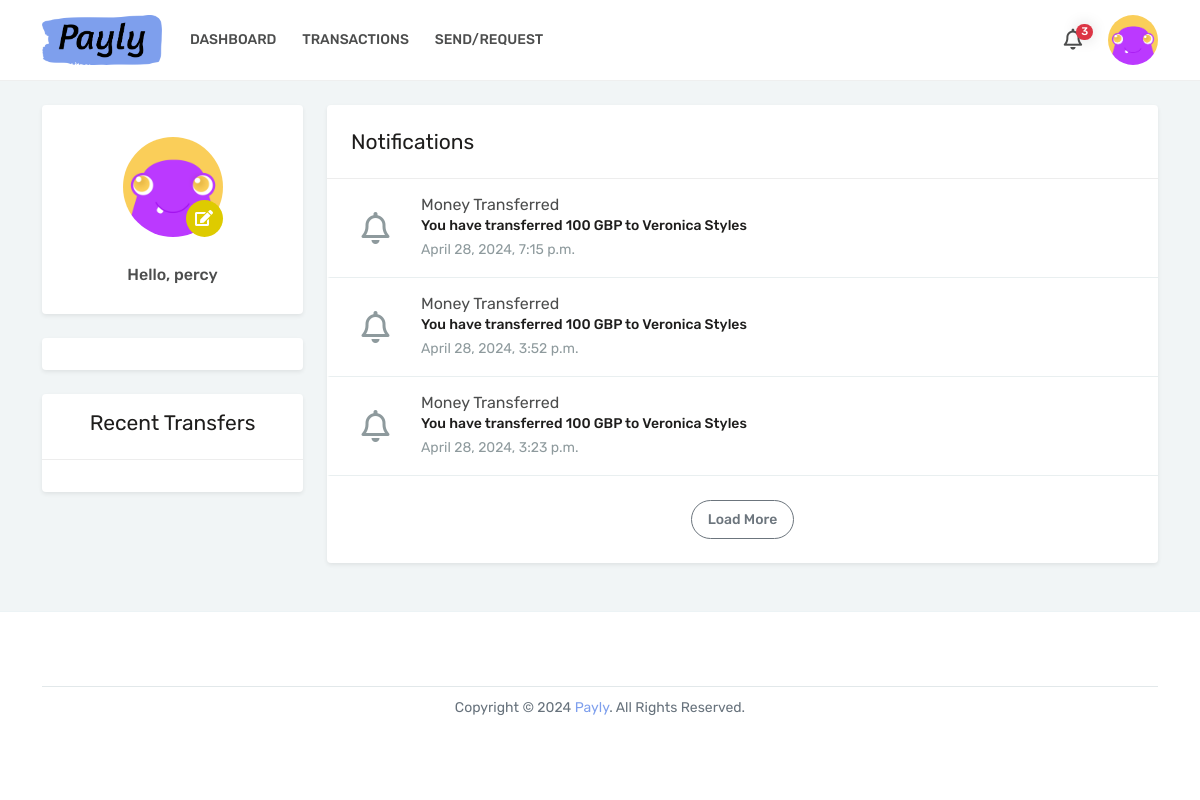
Before: /webapps2024/notification/notification/ (signed in) with the older database file.
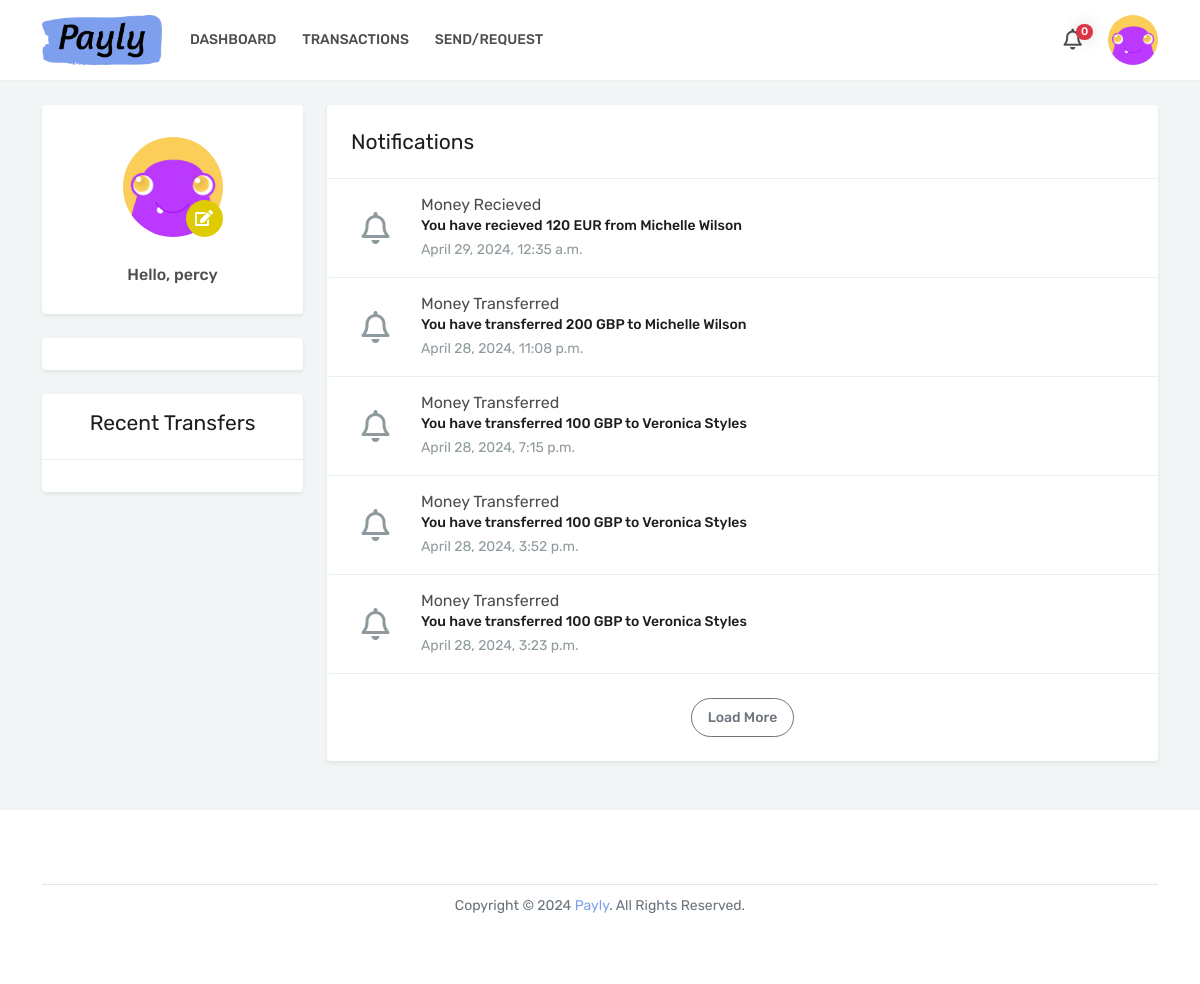
After: the same page with the newer database file.
### payapp/models.py (models this page shows, shortened)
class UserProfile(models.Model):
    user = models.OneToOneField(User, on_delete=models.CASCADE)
    profile_picture = models.ImageField(upload_to='profile', blank=True, default='profile.jpg')

### notificationapp/models.py (models this page shows, shortened)
class Notification(models.Model):
    nid = models.CharField(max_length=255)
    user = models.ForeignKey(User, on_delete=models.CASCADE, related_name='notification_user')
    type = models.CharField(max_length=10, choices=NotificationType.choices, default=NotificationType.INFO)
    datetime = models.DateTimeField(auto_now_add=False)
    seen = models.BooleanField(default=False)
    message = models.TextField(default="")
    title = models.TextField(default="")
    notification_count = models.IntegerField(default=0)

### notificationapp/views.py (the view)
# urls.py: path('notification/', views.notification, name='notification'),
@login_required(login_url='login')
def notification(request):
    user = request.user
    notifications = get_user_notifications(user.id, limit=10)
    context = {
        'notifications': notifications.all(),
    }
    return render(request, 'notificationapp/layout/notification-detail.html', context)

### notificationapp/context_processors.py (called while the page is built)
def get_notifications(request):
    notification_count = None
    if request.user.is_authenticated:
        user = request.user
        notification_count = Notification.objects.filter(user=user, seen=False).count()
        return {'notification_count': notification_count}
    else:
        return{'notification_count': notification_count}

### notificationapp/core/notifications.py (called while the page is built)
def get_user_notifications(userid: int, limit=100):
    limit = limit or 100
    notifications = Notification.objects.filter(
        Q(user_id__exact=userid)
    ).order_by('-datetime')[:limit]
    return notifications.all()

### payapp/context_processors.py (called while the page is built)
def get_profile_picture(request):
    if request.user.is_authenticated:
        user_profile = UserProfile.objects.get(user=request.user)
        return {'user_profile': user_profile}
    else:
        return {'user_profile': None}

### templates/notificationapp/layout/notification-detail.html (shortened to what this page needs)
{% extends 'main/layout/base.html' %}
{% load static %}
{% block content %}
<div id="content" class="py-4">
    <div class="container">
        <div class="row">
            {% include 'main/layout/sidebar.html' with user_profile=user_profile %}
            <div class="col-lg-9" >
                <div class="bg-white shadow-sm rounded py-4 mb-4">
                    <h3 class="text-5 fw-400 px-4 mb-4">Notifications</h3>
                    <hr class="mb-0">
                    <div class="notifications-list">
                        {% for notif in notifications %}
                        <div class="notifications-item px-4 py-3">
                            <div class="row align-items-center flex-row">
                                <div class="col-2 col-sm-1 text-center text-8 icon-bell"><i class="far fa-bell"></i></div>
                                <div class="col col-sm-10">
                                    <h4 class="text-3 mb-1">{{notif.title}}</h4>
                                    <h5 class="text-2 mb-1">{{notif.message}}</h5>
                                    <span class="text-muted">{{notif.datetime}}</span> </div>
                            </div>
                        </div>
                        {% endfor %}
                        <div class="text-center mt-4"> <a class="btn btn-sm btn-outline-secondary shadow-none" href="#">Load More</a> </div>
                    </div>
                </div>
            </div>
        </div>
    </div>
</div>
{% endblock %}

### templates/main/layout/base.html (shortened to what this page needs)
<!DOCTYPE html>
{% load static %}
<html lang="en">
<head>
  <link rel="stylesheet" href="https://cdnjs.cloudflare.com/ajax/libs/currency-flags/1.3.0/currency-flags.min.css" />
  <link rel="stylesheet" type="text/css" href="{% static 'css/bootstrap.min.css' %}" />
  <link rel="stylesheet" type="text/css" href="{% static 'css/all.min.css' %}" />
  <link rel="stylesheet" type="text/css" href="{% static 'css/bootstrap-select.min.css' %}" />
  <link rel="stylesheet" type="text/css" href="{% static 'css/daterangepicker.css' %}" />
  <link rel="stylesheet" type="text/css" href="{% static 'css/style.css' %}" />
  <link rel="stylesheet" href="{% static 'css/common.css' %}">
  <link rel="stylesheet" href="{% static 'css/main.css' %}">
</head>
<body>
<div id="main-wrapper">
  <header id="header">
    <div class="container">
      {% include 'main/layout/navbar.html' %}
    </div>
  </header>
  {% block content %}
  {% endblock %}
  <footer id="footer">
    <div class="container">
      <div class="footer-copyright pt-3 pt-lg-2 mt-2">
        <div class="row">
          <div class="col-lg">
            <p class="text-center mb-2 mb-lg-0">Copyright &copy; 2024 <a href="#">Payly</a>. All Rights Reserved.</p>
          </div>
        </div>
      </div>
    </div>
  </footer>
</div>
</body>
</html>

### templates/main/layout/navbar.html (shortened to what this page needs)
{% load static %}
{% block navbar %}
<div class="header-row">
  <div class="header-column justify-content-start">
    <div class="logo me-3"> <a class="d-flex" href="#" title="Payly"><img src="{% static 'img/logo.png'%}" width="120" height="50" alt="Payly" /></a> </div>
    <nav class="primary-menu navbar navbar-expand-lg">
      <div id="header-nav" class="collapse navbar-collapse">
        {% with request.resolver_match.view_name as current_view %}
        <ul class="navbar-nav me-auto">
          <li {% if current_view == 'dashboard' %}class="active"{% endif %}>
          <a href="{% url 'dashboard' %}">Dashboard</a>
          </li>
          <li {% if current_view == 'transaction' %}class="active"{% endif %}>
          <a href="{% url 'transaction' %}">Transactions</a>
          </li>
          <li {% if current_view == 'send-money' %}class="active"{% endif %}>
          <a href="{% url 'send-money'%}">Send/Request</a>
          </li>
        </ul>
        {% endwith %}
      </div>
    </nav>
  </div>
  <div class="header-column justify-content-end">
    <nav class="login-signup navbar navbar-expand">
      <ul class="navbar-nav">
        <li class="dropdown notifications"> <a class="dropdown-toggle" href="#"><span class="text-5"><i class="far fa-bell"></i></span><span class="count">{{ notification_count }}</span></a>
        </li>
        <li class="dropdown profile ms-2"> <a class="px-0 dropdown-toggle" href="#"><img class="rounded-circle-navbar" src="{{ user_profile.profile_picture.url }}" alt=""></a>
        </li>
      </ul>
    </nav>
  </div>
</div>
{% endblock %}

### templates/main/layout/sidebar.html (shortened to what this page needs)
{% load static %}
{% load crispy_forms_tags %}
<aside class="col-lg-3">
    <div class="bg-white shadow-sm rounded text-center p-3 mb-4">
        <div class="profile-thumb mt-3 mb-4"> <img class="rounded-circle" src="{{ user_profile.profile_picture.url }}" alt="">
            <div class="profile-thumb-edit custom-file bg-primary text-white" data-bs-toggle="tooltip" title="Edit Profile"><a href="{% url 'account' %}" class="text-white"><i class="fas fa-edit mb-0"></i></a>
            </div>
        </div>
        <p class="text-3 fw-500 mb-2">Hello, {{ user.username }}</p>
    </div>
    <div class="bg-white shadow-sm rounded text-center p-3 mb-4">
    </div>
    <div class="bg-white shadow-sm rounded text-center p-3 mb-4">
        <h3 class="text-5 fw-400 align-items-center mb-4">Recent Transfers</h3>
        <hr class="mx-n3">
    </div>
</aside>

### static/css/common.css (style rules this page uses)
:root { --bg-hover:#f2f2f2; }
html, body { height: 100%; }
body { background-color: white; }
.card, .btn, .btn-default,.card-header, .card-footer, .form-control, .input-group, .form-select,.modal, .modal-content,.modal-dialog { border-radius: 20px; overflow: hidden; }
.dropdown-toggle { cursor: pointer; }

Changed rows visible on the page:
added Notification: title "Money Recieved", message "You have recieved 120 EUR from Michelle Wilson", datetime "April 29, 2024, 12:35 a.m."
added Notification: title "Money Transferred", message "You have transferred 200 GBP to Michelle Wilson", datetime "April 28, 2024, 11:08 p.m."
Other visible differences:
{{ notification_count }}: "3" → "0"
